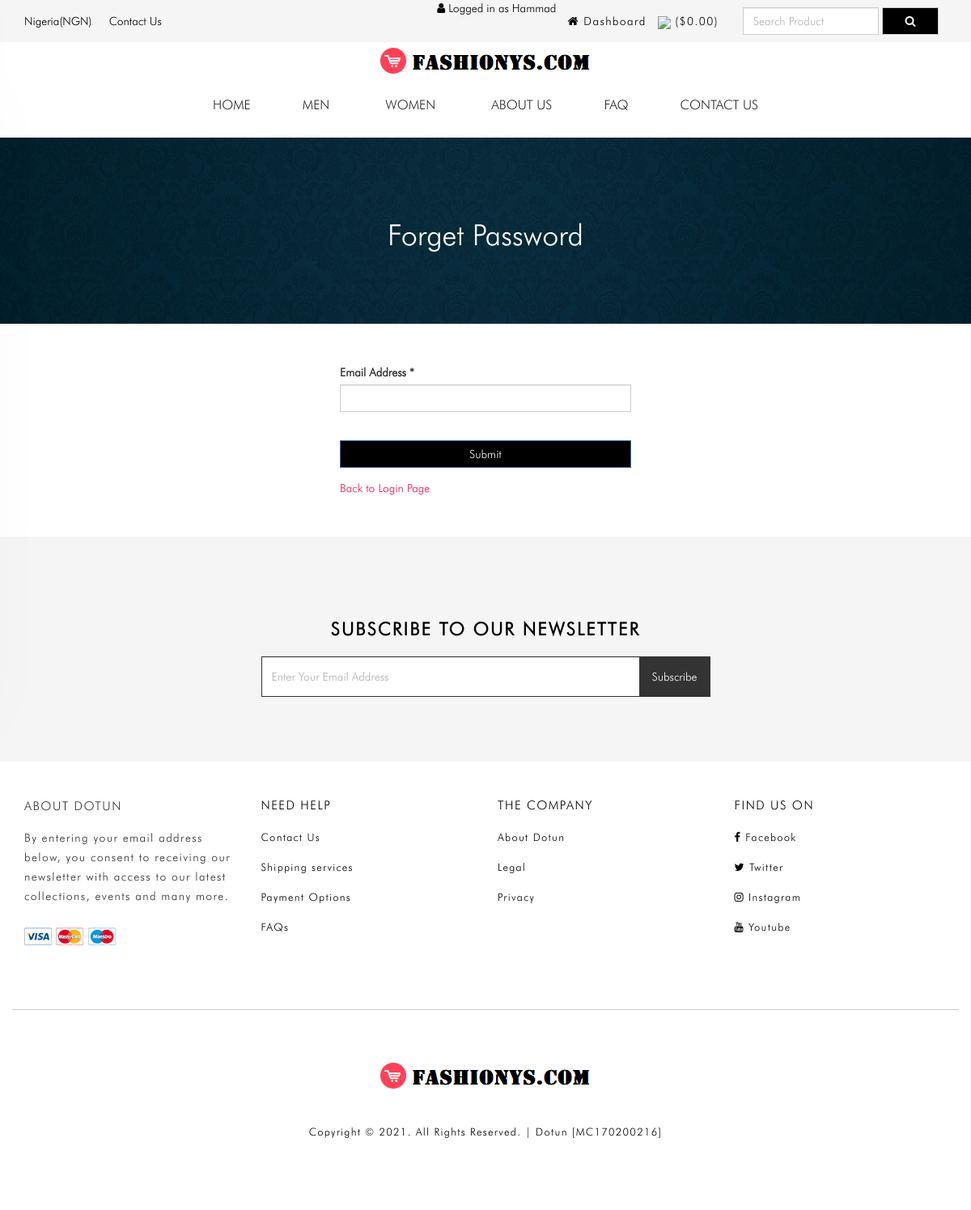
The page /forget-password.php (signed in) on the database its author committed.
### tables this page shows
CREATE TABLE `tbl_settings` (
  `id` int(11) NOT NULL,
  `logo` varchar(255) NOT NULL,
  `favicon` varchar(255) NOT NULL,
  `footer_about` text NOT NULL,
  `footer_copyright` text NOT NULL,
  `contact_address` text NOT NULL,
  `contact_email` int(11) NOT NULL,
  `contact_phone` varchar(255) NOT NULL,
  `contact_fax` varchar(255) NOT NULL,
  `contact_map_iframe` text NOT NULL,
  `receive_email` varchar(255) NOT NULL,
  `receive_email_subject` varchar(255) NOT NULL,
  `receive_email_thank_you_message` text NOT NULL,
  `forget_password_message` text NOT NULL,
  `total_recent_post_footer` int(10) NOT NULL,
  `total_popular_post_footer` int(10) NOT NULL,
  `total_recent_post_sidebar` int(11) NOT NULL,
  `total_popular_post_sidebar` int(11) NOT NULL,
  `total_featured_product_home` int(11) NOT NULL,
  `total_latest_product_home` int(11) NOT NULL,
  `total_popular_product_home` int(11) NOT NULL,
  `meta_title_home` text NOT NULL,
  `meta_keyword_home` text NOT NULL,
  `meta_description_home` text NOT NULL,
  `banner_login` varchar(255) NOT NULL,
  `banner_registration` varchar(255) NOT NULL,
  `banner_forget_password` varchar(255) NOT NULL,
  `banner_reset_password` varchar(255) NOT NULL,
  `banner_search` varchar(255) NOT NULL,
  `banner_cart` varchar(255) NOT NULL,
  `banner_checkout` varchar(255) NOT NULL,
  `banner_product_category` varchar(255) NOT NULL,
  `banner_blog` varchar(255) NOT NULL,
  `cta_title` varchar(255) NOT NULL,
  `cta_content` text NOT NULL,
  `cta_read_more_text` varchar(255) NOT NULL,
  `cta_read_more_url` varchar(255) NOT NULL,
  `cta_photo` varchar(255) NOT NULL,
  `featured_product_title` varchar(255) NOT NULL,
  `featured_product_subtitle` varchar(255) NOT NULL,
  `latest_product_title` varchar(255) NOT NULL,
  `latest_product_subtitle` varchar(255) NOT NULL,
  `popular_product_title` varchar(255) NOT NULL,
  `popular_product_subtitle` varchar(255) NOT NULL,
  `testimonial_title` varchar(255) NOT NULL,
  `testimonial_subtitle` varchar(255) NOT NULL,
  `testimonial_photo` varchar(255) NOT NULL,
  `blog_title` varchar(255) NOT NULL,
  `blog_subtitle` varchar(255) NOT NULL,
  `newsletter_text` text NOT NULL,
  `paypal_email` varchar(255) NOT NULL,
  `stripe_public_key` varchar(255) NOT NULL,
  `stripe_secret_key` varchar(255) NOT NULL,
  `bank_detail` text NOT NULL,
  `before_head` text NOT NULL,
  `after_body` text NOT NULL,
  `before_body` text NOT NULL,
  `home_service_on_off` int(11) NOT NULL,
  `home_welcome_on_off` int(11) NOT NULL,
  `home_featured_product_on_off` int(11) NOT NULL,
  `home_latest_product_on_off` int(11) NOT NULL,
  `home_popular_product_on_off` int(11) NOT NULL,
  `home_testimonial_on_off` int(11) NOT NULL,
  `home_blog_on_off` int(11) NOT NULL,
  `newsletter_on_off` int(11) NOT NULL,
  `ads_above_welcome_on_off` int(1) NOT NULL,
  `ads_above_featured_product_on_off` int(1) NOT NULL,
  `ads_above_latest_product_on_off` int(1) NOT NULL,
  `ads_above_popular_product_on_off` int(1) NOT NULL,
  `ads_above_testimonial_on_off` int(1) NOT NULL,
  `ads_category_sidebar_on_off` int(1) NOT NULL
);

CREATE TABLE `tbl_top_category` (
  `tcat_id` int(11) NOT NULL,
  `tcat_name` varchar(255) NOT NULL,
  `show_on_menu` int(1) NOT NULL
);

CREATE TABLE `tbl_page` (
  `id` int(11) NOT NULL,
  `about_title` varchar(255) NOT NULL,
  `about_content` text NOT NULL,
  `about_banner` varchar(255) NOT NULL,
  `about_meta_title` varchar(255) NOT NULL,
  `about_meta_keyword` text NOT NULL,
  `about_meta_description` text NOT NULL,
  `faq_title` varchar(255) NOT NULL,
  `faq_banner` varchar(255) NOT NULL,
  `faq_meta_title` varchar(255) NOT NULL,
  `faq_meta_keyword` text NOT NULL,
  `faq_meta_description` text NOT NULL,
  `blog_title` varchar(255) NOT NULL,
  `blog_banner` varchar(255) NOT NULL,
  `blog_meta_title` varchar(255) NOT NULL,
  `blog_meta_keyword` text NOT NULL,
  `blog_meta_description` text NOT NULL,
  `contact_title` varchar(255) NOT NULL,
  `contact_banner` varchar(255) NOT NULL,
  `contact_meta_title` varchar(255) NOT NULL,
  `contact_meta_keyword` text NOT NULL,
  `contact_meta_description` text NOT NULL,
  `pgallery_title` varchar(255) NOT NULL,
  `pgallery_banner` varchar(255) NOT NULL,
  `pgallery_meta_title` varchar(255) NOT NULL,
  `pgallery_meta_keyword` text NOT NULL,
  `pgallery_meta_description` text NOT NULL,
  `vgallery_title` varchar(255) NOT NULL,
  `vgallery_banner` varchar(255) NOT NULL,
  `vgallery_meta_title` varchar(255) NOT NULL,
  `vgallery_meta_keyword` text NOT NULL,
  `vgallery_meta_description` text NOT NULL
);

### forget-password.php (the view, shortened to what this page needs)
<?php require_once('header.php'); ?>
<?php
$statement = $pdo->prepare("SELECT * FROM tbl_settings WHERE id=1");
$statement->execute();
$result = $statement->fetchAll(PDO::FETCH_ASSOC);
foreach ($result as $row) {
    $banner_forget_password = $row['banner_forget_password'];
}
?>
<div class="page-banner" style="background-color:#444;background-image: url(assets/uploads/<?php echo $banner_forget_password; ?>);">
    <div class="inner">
        <h1><?php echo LANG_VALUE_97; ?></h1>
    </div>
</div>
<div class="page">
    <div class="container">
        <div class="row">
            <div class="col-md-12">
                <div class="user-content">
                    <form action="" method="post">
                        <div class="row">
                            <div class="col-md-4"></div>
                            <div class="col-md-4">
                                <div class="form-group">
                                    <label for=""><?php echo LANG_VALUE_94; ?> *</label>
                                    <input type="email" class="form-control" name="cust_email">
                                </div>
                                <div class="form-group">
                                    <input type="submit" class="btn btn-primary" value="<?php echo LANG_VALUE_4; ?>" name="form1">
                                </div>
                                <a href="login.php" style="color:#e4144d;"><?php echo LANG_VALUE_12; ?></a>
                            </div>
                        </div>
                    </form>
                </div>
            </div>
        </div>
    </div>
</div>
<?php require_once('footer.php'); ?>

### header.php (shortened to what this page needs)
<?php
include("admin/inc/config.php");
$statement = $pdo->prepare("SELECT * FROM tbl_settings WHERE id=1");
$statement->execute();
$result = $statement->fetchAll(PDO::FETCH_ASSOC);
foreach ($result as $row)
{
	$logo = $row['logo'];
}
?>
<!DOCTYPE html>
<html lang="en">
<head>
	<link rel="stylesheet" href="assets/css/bootstrap.min.css">
	<link rel="stylesheet" href="assets/css/font-awesome.min.css">
	<link rel="stylesheet" href="assets/css/owl.carousel.min.css">
	<link rel="stylesheet" href="assets/css/owl.theme.default.min.css">
	<link rel="stylesheet" href="assets/css/jquery.bxslider.min.css">
    <link rel="stylesheet" href="assets/css/magnific-popup.css">
    <link rel="stylesheet" href="assets/css/rating.css">
	<link rel="stylesheet" href="assets/css/spacing.css">
	<link rel="stylesheet" href="assets/css/bootstrap-touch-slider.css">
	<link rel="stylesheet" href="assets/css/animate.min.css">
	<link rel="stylesheet" href="assets/css/tree-menu.css">
	<link rel="stylesheet" href="assets/css/select2.min.css">
	<link rel="stylesheet" href="assets/css/main.css">
	<link rel="stylesheet" href="assets/css/main.scss">
	<link rel="stylesheet" href="assets/css/responsive.css">
	<link rel="stylesheet" href="https://cdnjs.cloudflare.com/ajax/libs/animate.css/4.1.1/animate.min.css"/>
	<?php
	$statement = $pdo->prepare("SELECT * FROM tbl_page WHERE id=1");
	$statement->execute();
	$result = $statement->fetchAll(PDO::FETCH_ASSOC);
		?>
</head>
<body>
<div class="header">
	<div class="container">
		<div class="row inner">
			<div class="col-lg-4 col-sm-3 col-xs-3 logo">
				<a href="#">Nigeria(NGN)</a>
				<a href="contact.php">Contact Us</a>
			</div>
			<div class="col-lg-5 right">
				<ul>
					<?php
					if(isset($_SESSION['customer'])) {
						?>
						<li><i class="fa fa-user"></i> <?php echo LANG_VALUE_13; ?> <?php echo $_SESSION['customer']['cust_name']; ?></li>
						<li><a href="dashboard.php"><i class="fa fa-home"></i> <?php echo LANG_VALUE_89; ?></a></li>
						<?php
					} else {
						?>
						<li><a href="login.php"><img src="https://img.icons8.com/material-outlined/15/000000/guest-male.png"/> <?php echo LANG_VALUE_9; ?></a></li>
						<li><a href="registration.php"><i class="fa fa-user-plus"></i> <?php echo LANG_VALUE_15; ?></a></li>
						<?php
					}
					?>
					<li><a href="cart.php"><img src="https://img.icons8.com/ios/15/000000/shopping-bag.png"/> (<?php echo LANG_VALUE_1; ?><?php
					if(isset($_SESSION['cart_p_id'])) {
						$table_total_price = 0;
						$i=0;
	                    foreach($_SESSION['cart_p_qty'] as $key => $value)
	                    {
	                        $i++;
	                        $arr_cart_p_qty[$i] = $value;
	                    }                    $i=0;
	                    foreach($_SESSION['cart_p_current_price'] as $key => $value)
	                    {
	                        $i++;
	                        $arr_cart_p_current_price[$i] = $value;
	                    }
	                    for($i=1;$i<=count($arr_cart_p_qty);$i++) {
	                    	$row_total_price = $arr_cart_p_current_price[$i]*$arr_cart_p_qty[$i];
	                        $table_total_price = $table_total_price + $row_total_price;
	                    }
						echo $table_total_price;
					} else {
						echo '0.00';
					}
					?>)</a></li>
				</ul>
			</div>
			<div class="col-md-3 search-area">
				<form class="navbar-form navbar-left" role="search" action="search-result.php" method="get">
					<div class="form-group">
						<input type="text" class="form-control search-top" placeholder="<?php echo LANG_VALUE_2; ?>" name="search_text">
					</div>
					<button type="submit" class="btn btn-default"><i class="fa fa-search"></i><? ?></button>
				</form>
			</div>
		</div>
	</div>
</div>
    <header class="header-section d-lg-block d-none">
        <div class="header-bottom sticky-header">
            <div class="container">
                <div class="row">
                    <div class="col-12">
                        <div class="main-menu">
                            <div class="center-logo">
								<div class="center-logos">
									<a href="index.php"><img src="assets/uploads/<?php echo $logo; ?>" alt="logo image"></a>
								</div>
							</div>
                            <nav>
                                <ul>
                                    <li>
                                        <a class=" main-menu-link" href="index.php">Home </a>
                                    </li>
                                    <?php
										$statement = $pdo->prepare("SELECT * FROM tbl_top_category WHERE show_on_menu=1");
										$statement->execute();
										$result = $statement->fetchAll(PDO::FETCH_ASSOC);
										foreach ($result as $row) {
									?>
									<li class="has-dropdown">
										<a href="product-category.php?id=<?php echo $row['tcat_id']; ?>&type=top-category"><?php echo $row['tcat_name']; ?></a>
								</li>
								<?php
							}
							?>
							<?php
							$statement = $pdo->prepare("SELECT * FROM tbl_page WHERE id=1");
							$statement->execute();
							$result = $statement->fetchAll(PDO::FETCH_ASSOC);
							foreach ($result as $row) {
								$about_title = $row['about_title'];
								$faq_title = $row['faq_title'];
								$contact_title = $row['contact_title'];
							}
							?>
							<li><a href="about.php"><?php echo $about_title; ?></a></li>
							<li><a href="faq.php"><?php echo $faq_title; ?></a></li>
							<li><a href="contact.php"><?php echo $contact_title; ?></a></li>
                                </ul>
                            </nav>
                        </div>
                    </div>
                </div>
            </div>
        </div>
    </header>

### footer.php (shortened to what this page needs)
<?php
$statement = $pdo->prepare("SELECT * FROM tbl_settings WHERE id=1");
$statement->execute();
$result = $statement->fetchAll(PDO::FETCH_ASSOC);
foreach ($result as $row)
{
	$footer_copyright = $row['footer_copyright'];
    $newsletter_on_off = $row['newsletter_on_off'];
}
?>
<?php if($newsletter_on_off == 1): ?>
<section class="home-newsletter">
	<div class="container">
		<div class="row">
			<div class="col-md-6 col-md-offset-3">
				<div class="single">
				<form action="" method="post">
					<h2><?php echo LANG_VALUE_93; ?></h2>
					<div class="input-group">
			        	<input type="email" class="form-control" placeholder="<?php echo LANG_VALUE_95; ?>" name="email_subscribe">
			         	<span class="input-group-btn">
			         	<button class="btn btn-theme" type="submit" name="form_subscribe"><?php echo LANG_VALUE_92; ?></button>
			         	</span>
			        </div>
				</div>
			</div>
		</div>
	</div>
</section>
<?php endif; ?>
<div class="footer-bottom">
	<div class="container">
		<div class="row">
			<div class="col-md-3 col-sm-6 col-xs-12 footer-end">
				<h4>About Dotun</h4>
				<p>By entering your email address below, you consent to receiving our newsletter with access to our latest collections, events and many more.</p>
				<ul class="d-flex flex-row align-items-center justify-content-start">
					<li><a href="#"><img src="assets/img/card_1.jpg" alt=""></a></li>
					<li><a href="#"><img src="assets/img/card_2.jpg" alt=""></a></li>
					<li><a href="#"><img src="assets/img/card_3.jpg" alt=""></a></li>
				</ul>
			</div>
			<div class="col-md-3 col-sm-6 col-xs-12 copyright footer-end">
				<h4>need help</h4>
				<ul>
					<li><a href="#">Contact Us</a></li>
					<li><a href="#">Shipping services</a></li>
					<li><a href="#">Payment Options</a></li>
					<li><a href="#">FAQs</a></li>
				</ul>
			</div>
			<div class="col-md-3 col-sm-6 col-xs-12 copyright footer-end">
				<h4>the company</h4>
				<ul>
					<li><a href="#">About Dotun</a></li>
					<li><a href="#">Legal</a></li>
					<li><a href="#">Privacy</a></li>
				</ul>
			</div>
			<div class="col-md-3 col-sm-6 col-xs-12 copyright footer-end">
				<h4>find us on</h4>
				<ul>
					<li><a href="#"><i class="fa fa-facebook"></i>Facebook</a></li>
					<li><a href="#"><i class="fa fa-twitter"></i>Twitter</a></li>
					<li><a href="#"><i class="fa fa-instagram"></i>Instagram</a></li>
					<li><a href="#"><i class="fa fa-youtube"></i>Youtube</a></li>
				</ul>
			</div>
		</div>
	</div>
</div>
<div class="footer-bottom">
	<div class="container">
		<div class="row">
			<div class="col-md-12 copyright bottom-hr">
				<a href="index.php"><img src="assets/uploads/<?php echo $logo; ?>" alt="logo image"></a><br>
				<?php echo $footer_copyright; ?>
			</div>
		</div>
	</div>
</div>
</body>
</html>

### assets/css/responsive.css (style rules this page uses)
@media only screen and (min-width: 992px) { .header .inner { width: 100%; } }
@media only screen and (min-width: 992px) { .header .search-area { padding-right: 0; } }
@media only screen and (min-width: 992px) { .header .search-area form { padding-right: 0; } }
@media only screen and (min-width: 992px) { .header .container { padding-right: 0; } }

### rows shown on the page
tbl_settings: logo (picture), banner_forget_password (picture), footer_copyright "Copyright © 2021. All Rights Reserved. | Dotun [MC170200216]"
tbl_top_category: tcat_name "MEN"
tbl_top_category: tcat_name "WOMEN"
tbl_page: about_title "ABOUT US", faq_title "FAQ", contact_title "CONTACT US"

### other values the page prints
LANG_VALUE_13 "Logged in as"
$_SESSION['customer']['cust_name'] "Hammad"
LANG_VALUE_89 "Dashboard"
LANG_VALUE_1 "$"
LANG_VALUE_97 "Forget Password"
LANG_VALUE_94 "Email Address"
LANG_VALUE_12 "Back to Login Page"
LANG_VALUE_93 "SUBSCRIBE TO OUR NEWSLETTER"
LANG_VALUE_92 "Subscribe"
